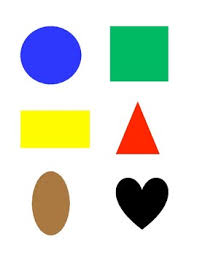
#> input picture assets/shapes_colors.jfif, 197 x 256 px, found by its file name
$ python test_in_range.py
#> lines starting #> are read from the running program, lines starting #| are printed output that depends on the picture; after the words box and inside, x2 and y2 are one past the last pixel; in counts of white or black regions, pixels touching at a corner belong together
#> in main, img_original is the input picture: shape (256, 197, 3); mean B, G, R 208.7, 219.4, 213.8
### sharingan/utils.py
import numpy as np
import multiprocessing as mp
import itertools

# All functions starting with 'pp' are the ones with parallelprocessing code
# All function names starting with 'module' are used to modularize code for parallelprocessing

# [46 lines left out: functions module_pp_in_range, pp_in_range, not called in this run]

def in_range(img, all_ranges):
    '''
    @brief Thresholds a 3 channel image according to the specified ranges.

    @input img: any 3 channel image, range of values as list of list or tuple of tuple
                [[red_min,red_max], [green_min,green_max], [blue_min,blue_max]]

    @output: A 2D image with the pixels in specified range of input image are represented as white pixels in output image.
    '''
    # Check if 3 channels are available
    assert len(img.shape) == 3, "Give a valid image, img.shape != 3"

    range_channel_1, range_channel_2, range_channel_3 = all_ranges

    #extract shape of img
    height, width, _ = img.shape
#> height = 256; width = 197

    # create 2D image
    img_new = np.zeros((height, width), dtype=np.uint8)

    for row in range(height):
        for col in range(width):
            pixel = img[row][col]
            if (pixel[0] >= range_channel_1[0] and pixel[0] <= range_channel_1[1]) and (pixel[1] >= range_channel_2[0] and pixel[1] <= range_channel_2[1]) and (pixel[2] >= range_channel_3[0] and pixel[2] <= range_channel_3[1]):
                img_new[row][col] = 255
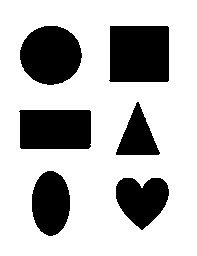
#> img_new: shape (256, 197); 72.2% white; 6 black regions, box (x1, y1, x2, y2) and area: (109, 26, 169, 82) 3303, (20, 26, 82, 85) 2846, (19, 110, 91, 149) 2764, (32, 171, 70, 236) 1952, (116, 178, 169, 230) 1928, (116, 102, 160, 155) 1243

    return img_new

### test_scripts/test_in_range.py
# from sharingan.utils import in_range
import cv2
import os
import sys
import matplotlib.pyplot as plt
import time

sys.path.append('..')
import sharingan

def main():
    # img_original = cv2.imread(os.path.join('..', 'assets\chapter3_images\leaf.jpg'))
    img_original = cv2.imread(os.path.join('..', 'assets\shapes_colors.jfif'))
    # print(img_original.shape)

    prev = time.time()
    img_in_range = sharingan.in_range(img_original, [[200,255], [200,255], [200,255]])
    print("time taken bgr2hsv: ", time.time()-prev)
    # print(img_in_range)

    #subplot(r,c) provide the no. of rows and columns
    f, axarr = plt.subplots(1,2)

    axarr[0].imshow(img_original[:,:,[2,1,0]])
    axarr[0].title.set_text('weighted')
    axarr[1].imshow(img_in_range, cmap='gray')
    axarr[1].title.set_text('average')
    plt.show()
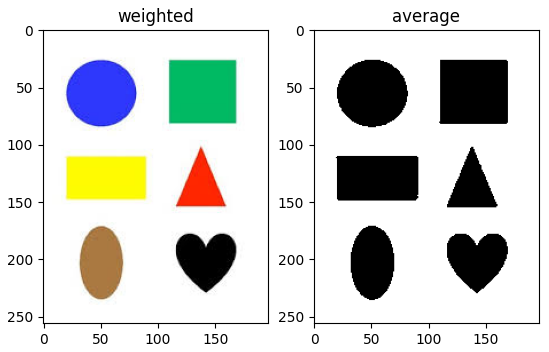
#> figure drawn by matplotlib, 2 panels

    # [4 lines of commented-out code are left out]

if __name__ == "__main__":
    main()
